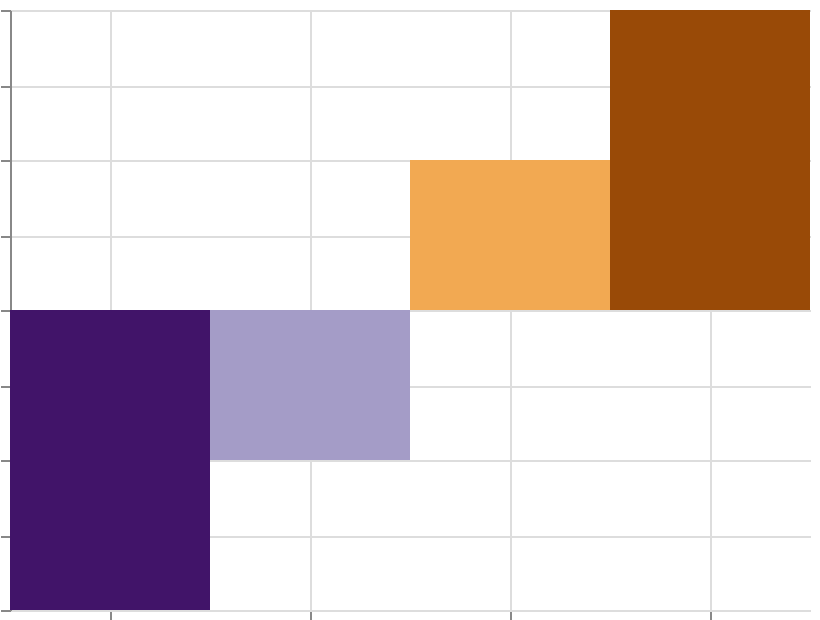

Express this chart as Vega-Lite.
### Vega specification from a JSON file in a GitHub repository (floating-point values rounded to 4 significant figures)
{"$schema": "https://vega.github.io/schema/vega/v6.json", "width": 400, "height": 300, "padding": 5, "autosize": "none", "data": [{"name": "table", "values": [{"cat": "A", "val": -20}, {"cat": "B", "val": -10}, {"cat": "C", "val": 10}, {"cat": "D", "val": 20}]}], "scales": [{"name": "x", "type": "band", "domain": {"data": "table", "field": "cat", "sort": true}, "range": "width"}, {"name": "y", "type": "linear", "domain": {"data": "table", "field": "val"}, "range": [{"signal": "height"}, 0], "zero": true, "nice": true}, {"name": "color", "type": "sequential", "domain": {"data": "table", "field": "val"}, "scheme": "purpleorange"}], "marks": [{"type": "rect", "from": {"data": "table"}, "encode": {"update": {"x": {"scale": "x", "field": "cat"}, "width": {"scale": "x", "band": 1}, "y": {"scale": "y", "field": "val"}, "y2": {"scale": "y", "value": 0}, "fill": {"scale": "color", "field": "val"}}}}], "axes": [{"scale": "x", "orient": "bottom", "grid": true, "labels": false}, {"scale": "y", "orient": "left", "grid": true, "labels": false}], "legends": [{"fill": "color"}]}
